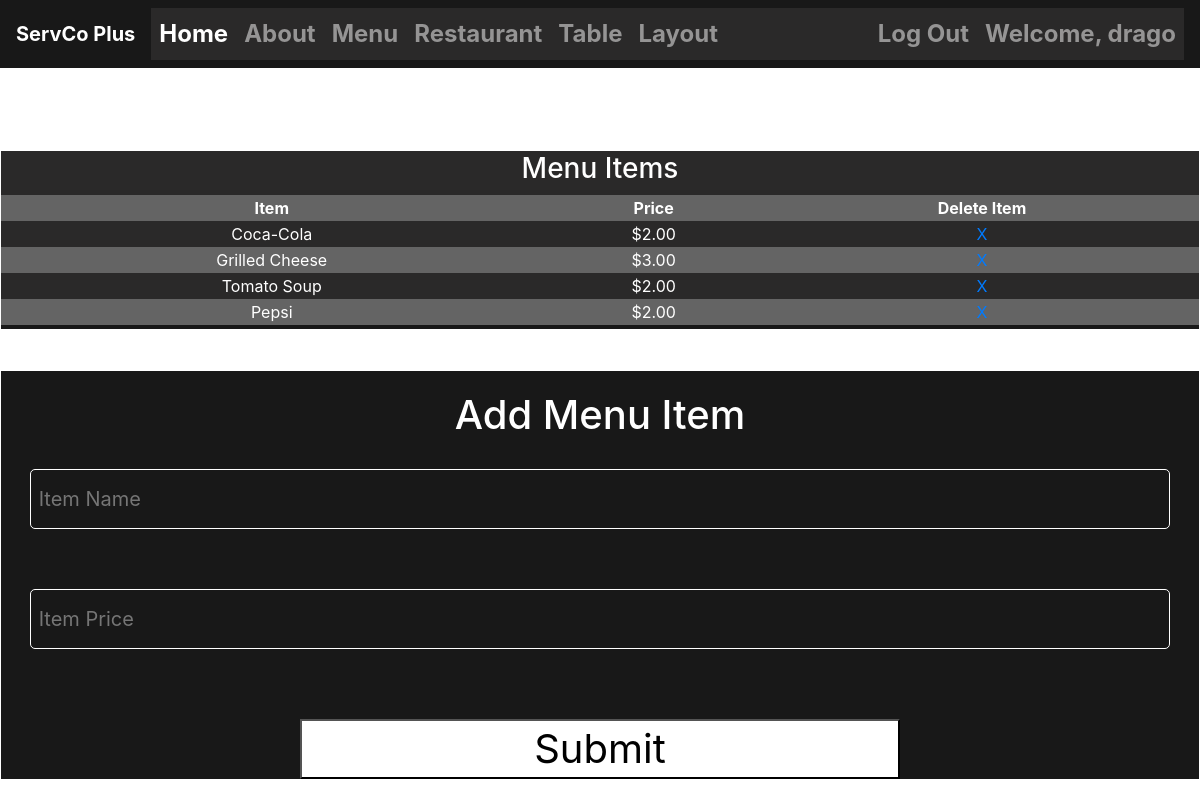
Screenshot of /menu/ (signed in) with the database file from the repository.
### TMS/models.py (models this page shows, shortened)
class Item(models.Model):
    itemID = models.AutoField(primary_key=True)
    itemName = models.CharField(max_length=30)
    price = models.DecimalField(max_digits=5, decimal_places=2, validators=[MinValueValidator(Decimal('0.01'))])
    order = models.ManyToManyField(Order, through='OrderItem')

### TMS/views.py (the view, shortened to what this page needs)
# urls.py: path("menu/", views.menu_view, name="menu"), # calls the menu_view to display menu page
def menu_view(request):
    form = AddMenuItem()
    item  = Item.objects.all()
    return render(request, "menu.html", {'item': item, 'form': form})

### TMS/forms.py
class AddMenuItem(forms.ModelForm):
     def __init__(self, *args, **kwargs):
          super().__init__(*args, **kwargs)
          self.fields['itemName'].widget.attrs.update({
               'placeholder': ' Item Name',
               'class': 'form-input',
               'style': 'background-color: transparent; border: 1px white solid; border-radius: 5px; font-size: 20px; color: white'
          })
          self.fields['price'].widget.attrs.update({
               'placeholder': ' Item Price',
               'class': 'form-input',
               'style': 'background-color: transparent; border: 1px white solid; border-radius: 5px; font-size: 20px; color: white'
          })
     class Meta:
           model = Item
           fields = ['itemName', 'price']

### TMS/templates/menu.html (shortened to what this page needs)
{% extends "base.html" %}
{% load static %}
{% block styles %}
<link rel="stylesheet" href="{% static 'myCSS/menu.css' %}">
{% endblock styles %}
{% block content %}
<div class="wrapper-menu wrapper-alt menu-display">
    <table>
        <th colspan="3"><h3>Menu Items</h3></th>
        <tr>
            <th class="column_headers">Item</th>
            <th class="column_headers">Price</th>
            <th class="column_headers">Delete Item</th>
        </tr>
        {% for item in item %}
        <tr>
            <td class="left-column">{{item.itemName}}</td>
            <td class="right-column">${{item.price}}</td>
            <td><a href="{% url 'deleteitem' itemID=item.itemID %}">X</a></td>
        </tr>
        {% endfor %}
    </table>
</div>
<div class="wrapper-menu wrapper-alt">
    <form method="POST" action="{% url 'menu' %}">
        <h1>Add Menu Item</h1>
        <div class="input-field">
            {{form.itemName}}
        </div>
        <div class="input-field">
            {{form.price}}
        </div>
        <div>
            <button style="width:600px; height: 60px; font-size: 40px;">Submit</button>
        </div>
    </form>
</div>
{% endblock %}

### TMS/templates/base.html (shortened to what this page needs)
<!DOCTYPE html>
{% load static %}
<html lang="en">
  <head>
    <link
      href="https://stackpath.bootstrapcdn.com/bootstrap/4.3.1/css/bootstrap.min.css"
      rel="stylesheet"
    />
    {% block styles %}
    {% endblock styles %}
    <link rel="stylesheet" href="{% static 'myCSS/navbar.css' %}">
  </head>
  <body>
    <nav class="navbar navbar-expand-lg navbar-dark bg-dark">
      <a class="navbar-brand" href="#">ServCo Plus</a>
      <div class="collapse navbar-collapse" id="navbarNav">
        <ul class="navbar-nav">
          <li class="nav-item active">
            <a class="nav-link" href="{% url 'home' %}">Home</a>
          </li>
          <li class="nav-item">
            <a class="nav-link" href="{% url 'about' %}">About</a>
          </li>
          <li class="nav-item">
            <a class="nav-link" href="{% url 'menu' %}">Menu</a>
          </li>
          <li class="nav-item">
            <a href="{% url 'restaurant' %}" class="nav-link">Restaurant</a>
          </li>
          <li class="nav-item">
            <a href="{% url 'table' %}" class="nav-link">Table</a>
          </li>
          <li class="nav-item">
            <a href="{% url 'layout' %}" class="nav-link">Layout</a>
          </li>
        </ul>
        <ul class="navbar-nav nav-user">
          {% if request.user.is_authenticated %}
          <li class="nav-item">
            <a href="{% url 'logout' %}" class="nav-link">Log Out</a>
          </li>
          <li class="nav-item">
            <a href="" class="nav-link">Welcome, {{user.username}}</a>
          </li>
          {% endif %}
        </ul>
      </div>
    </nav>
    {% block content %}
    {% endblock %}
  </body>
</html>

### TMS/static/myCSS/menu.css (style rules this page uses)
body { height: 100vh; width: 100vw; display: flex; align-items: center; justify-content: center; background-image: url("/static/img/clem-onojeghuo-zlABb6Gke24-unsplash.jpg"); background-size: cover; }
.wrapper-menu, .wrapper-restaurant { background-color: rgb(24, 24, 24); height: 700px; width: 700px; display: flex; align-items: center; margin: 20px; border: solid white 1px; }
.wrapper-alt { background-color: rgb(24, 24, 24); border: solid white 1px; display: flex; flex-direction: column; align-items: center; }
form { height: 100%; width: 100%; display: flex; flex-direction: column; align-items: center; }
h1 { margin: 20px; color: white; }
.input-field { margin: 10px; height: 60px; width: 600px; display: inline-block; margin-bottom: 50px; color: white; align-items: center; }
.form-input { height: 60px; width: 600px; }
button { width: 600px; height: 60px; font-size: 40px; background-color: white; color: black; margin-top: 20px; display: flex; justify-content: center; align-items: center; }
th { text-align: center; }
.column_headers { text-align: center; }
td { text-align: center; }
table { width: 100%; color: white; }
table tr:nth-child(odd) { background-color: rgb(42, 41, 41); }
table tr:nth-child(even) { background-color: rgb(100, 100, 100); }
@media (max-width: 1000px), (max-height: 1000px) { body { flex-direction: column; justify-content: center; align-items: center; } }
@media (max-width: 1000px), (max-height: 1000px) { .wrapper-alt { background-color: rgb(24, 24, 24); border: solid white 1px; display: flex; flex-direction: column; align-items: center; width: 100vw; height: 100%; } }
@media (max-width: 1000px), (max-height: 1000px) { button, .form-input, .input-field { width: 95vw; } }
@media (max-width: 1000px), (max-height: 1000px) { .restaurant-display, .menu-display { margin-top: 150px; } }

### TMS/static/myCSS/navbar.css (style rules this page uses)
.navbar { background-color: rgb(24, 24, 24) !important; position: absolute; top: 0px; width: 100%; border-bottom: 1px white solid; font-size: x-large; font-weight: 700; }
.navbar-collapse { background-color: rgb(42, 41, 41); display: flex; justify-content: space-between; }

### rows the page displays
Item: itemName "Coca-Cola", price "2.00"
Item: itemName "Grilled Cheese", price "3.00"
Item: itemName "Tomato Soup", price "2.00"
Item: itemName "Pepsi", price "2.00"

### other values shown
{{ user.username }} "drago"
